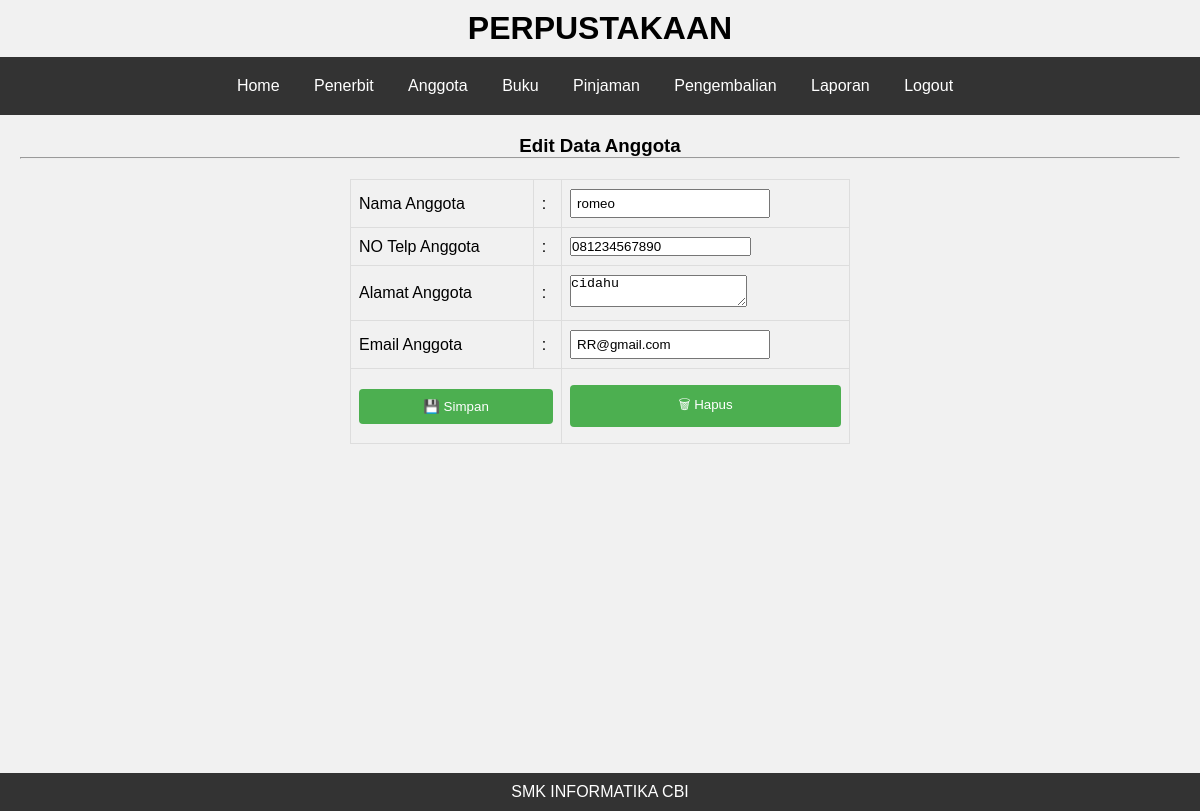
Screenshot of /media.php?content=edit_anggota&id=2 (signed in) with the database file from the repository.
### tables this page shows
CREATE TABLE `tbl_anggota` (
  `id_anggota` int(5) NOT NULL,
  `nama_anggota` varchar(45) DEFAULT NULL,
  `no_telp_anggota` varchar(15) DEFAULT NULL,
  `alamat_anggota` varchar(50) DEFAULT NULL,
  `email_anggota` varchar(30) DEFAULT NULL
);

### content/anggota/edit_anggota.php (the view, shortened to what this page needs)
<?php
include '././koneksi.php';
$id_anggota = $_GET['id'];
$data_anggota = mysqli_query($koneksi, "SELECT * FROM tbl_anggota  WHERE id_anggota='$id_anggota'");
$row = mysqli_fetch_array($data_anggota);
?>
<h3>Edit Data Anggota</h3>
<hr>
<form action="content/anggota/edit_anggota_act.php" method="post">
	<table>
		<tr>
			<td>Nama Anggota</td>
			<td>:</td>
			<td>
				<input type="text" name="nama_anggota" value="<?php echo $row['nama_anggota'] ?>">
			</td>
		</tr>
		<tr>
			<td>NO Telp Anggota</td>
			<td>:</td>
			<td>
				<input type="number" name="no_telp_anggota" value="<?php echo $row['no_telp_anggota'] ?>">
			</td>
		</tr>
		<tr>
			<td>Alamat Anggota</td>
			<td>:</td>
			<td>
                <textarea name="alamat_anggota" required><?php echo $row['alamat_anggota'] ?></textarea>
			</td>
		</tr>
		<tr>
			<td>Email Anggota</td>
			<td>:</td>
			<td>
                <input type="text" name="email_anggota" value="<?php echo $row['email_anggota'] ?>">
			</td>
		</tr>
		<tr>
			<td colspan="2">
				<button type="submit">&#128190; Simpan</button>
			</td>
			<td>
				<button type="reset">&#128465; Hapus</button>
			</td>
		</tr>
	</table>
</form>

### desain/media.css (style rules this page uses)
body { font-family: Arial, sans-serif; margin: 0; }

### desain/penerbit.css (style rules this page uses)
* { padding: 0; margin: 0; }
table { width: 100%; border-collapse: collapse; margin: 20px 0; }
th, td { border: 1px solid #ddd; padding: 8px; text-align: left; }
form { display: inline-block; text-align: right; margin-bottom: 10px; }
input[type="text"] { width: 200px; padding: 5px; margin-left: 10px; }

### desain/tambah_penerbit.css (style rules this page uses)
form { width: 500px; margin: 0 auto; }
table { border-collapse: collapse; width: 100%; }
th, td { padding: 8px; text-align: left; border-bottom: 1px solid #ddd; }
input[type=text], input[type=number], textarea { margin: 1px 0; box-sizing: border-box; }
button[type=submit], button[type=reset] { width: 100%; background-color: #4CAF50; color: white; padding: 10px 15px; margin: 8px 0; border: none; border-radius: 4px; cursor: pointer; }

### rows the page displays
tbl_anggota: nama_anggota "romeo", no_telp_anggota "081234567890", alamat_anggota "cidahu", email_anggota "RR@gmail.com"
